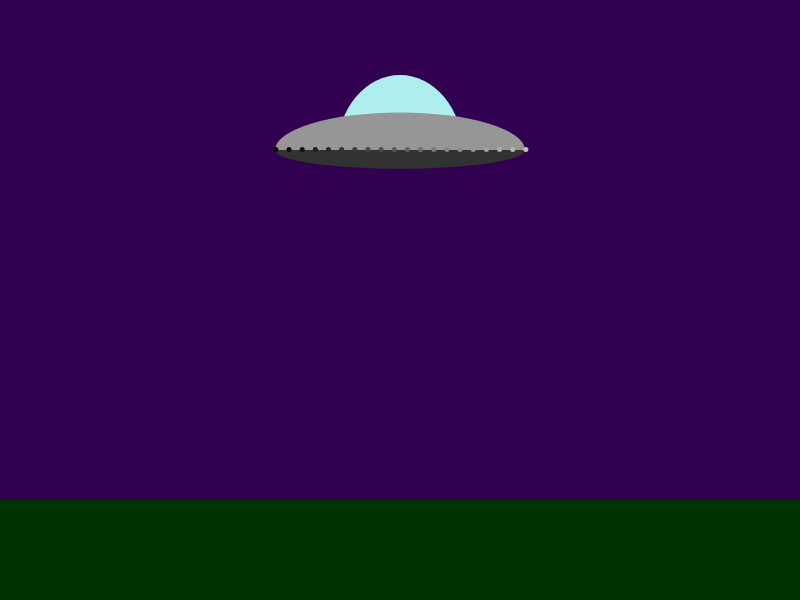
Frame 1 (no input)
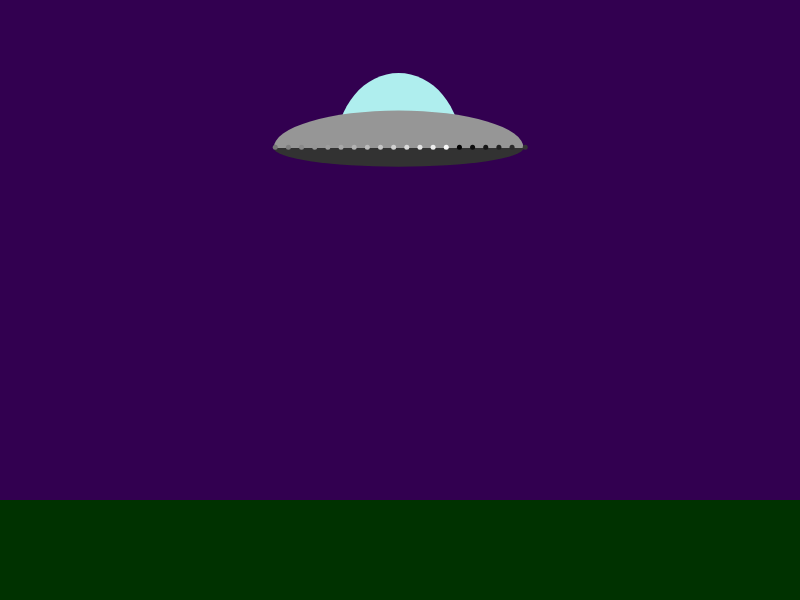
Frame 60 (no input)
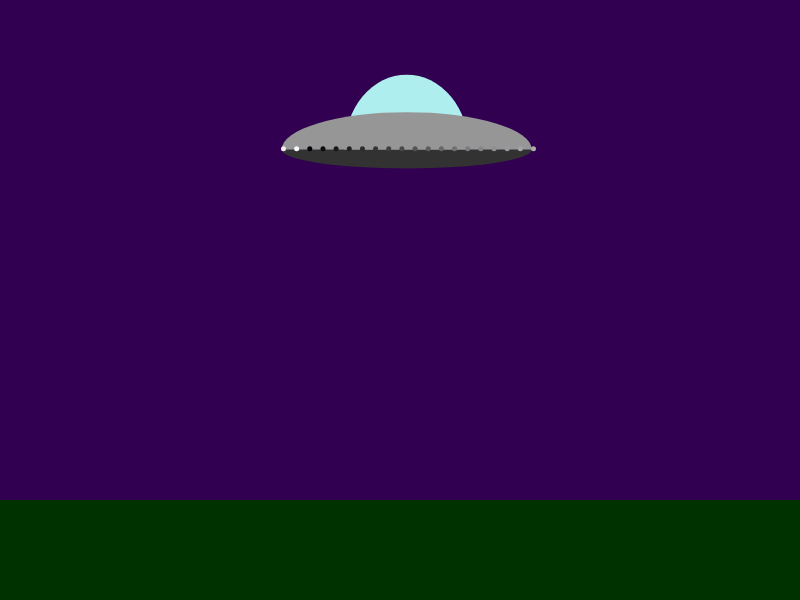
Frame 120 (the mouse pressed at the canvas centre since frame 60)

The p5.js sketch that drew these frames (run headless with seeded random() and noise() and a simulated clock; from frame 60 on, the mouse is pressed at the canvas centre):

// p5.js sketch
// ── sketch.js
//Topic 1.1 
//Object orientation revisted
//part one
var flying_saucer;

function setup(){
    createCanvas(800,600);
    noStroke();
    flying_saucer = {
        x:400,
        y:150,
        width:250,
        height:75,
        window_width:0.5,
        window_height:1.2,
        base_height:0.45,
        num_lights:20,
        brightnesses: []
    }

    for(var i = 0; i < flying_saucer.num_lights; i++){
        flying_saucer.brightnesses.push((i * 10) % 255); 
    }
}

function draw(){
    background(50,0,80);
    
    //draw the ground
    fill(0,50,  0);
    rect(0,height - 100, width, 100);
    
    //draw the flying saucer
    fill(175,238,238);
    arc(flying_saucer.x, 
        flying_saucer.y, 
        flying_saucer.width / 2, 
        flying_saucer.height * 2, 
        PI, TWO_PI)
    fill(150);
    arc(flying_saucer.x, 
        flying_saucer.y, 
        flying_saucer.width, 
        flying_saucer.height, 
        PI, TWO_PI);
    fill(50);
    arc(flying_saucer.x, 
        flying_saucer.y, 
        flying_saucer.width, flying_saucer.height / 2, 
        0, PI);

    flying_saucer.x += random(-2, 2);
    flying_saucer.y += random(-1, 1);

    fill(255);
    
    var incr  = flying_saucer.width / (flying_saucer.num_lights - 1)

    for(var i = 0; i < flying_saucer.num_lights; i++){
        fill(flying_saucer.brightnesses[i])
        ellipse(flying_saucer.x - flying_saucer.width / 2 + incr * i, 
                flying_saucer.y, 
                5);
        flying_saucer.brightnesses[i] += 2;
        flying_saucer.brightnesses[i] = flying_saucer.brightnesses[i] % 255  
    }
    
}
